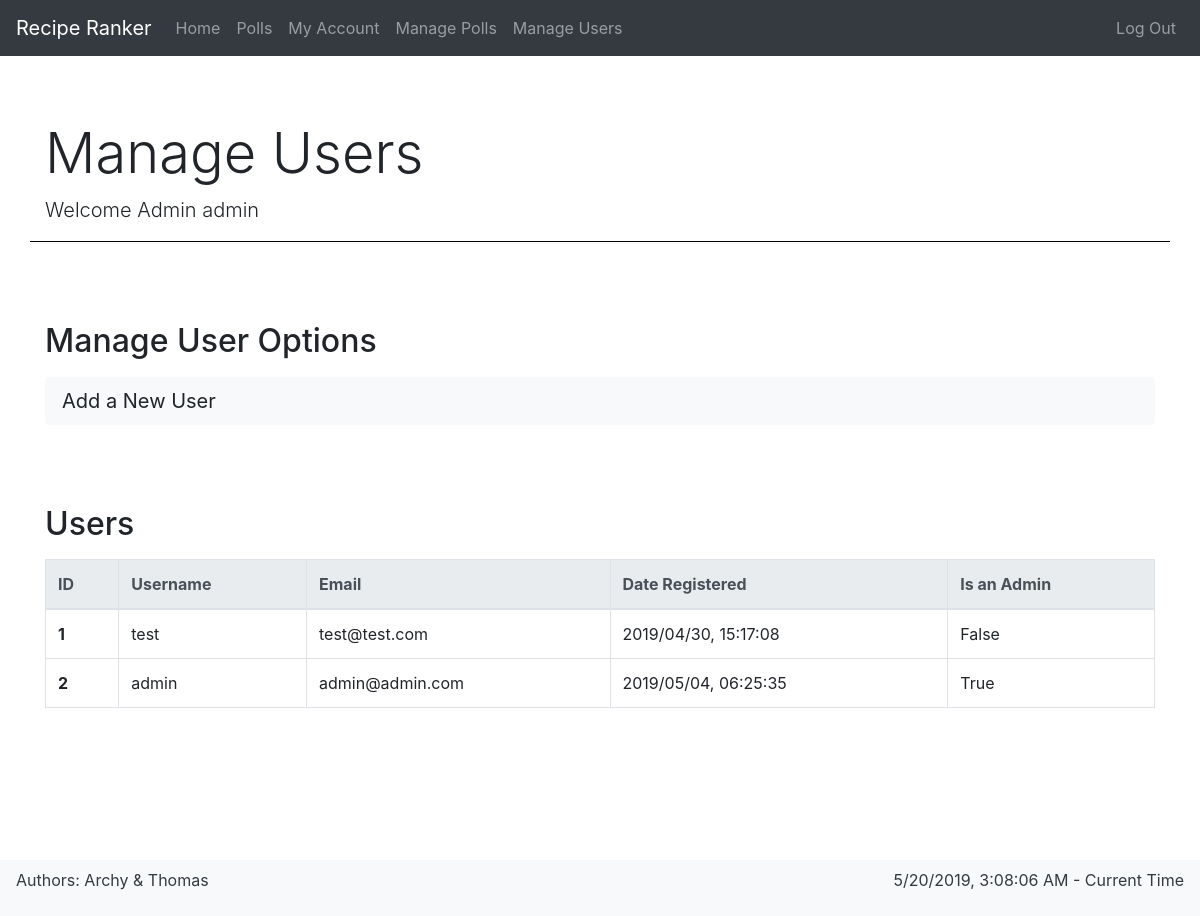
The page /manage_users (signed in) on the database as committed earlier.
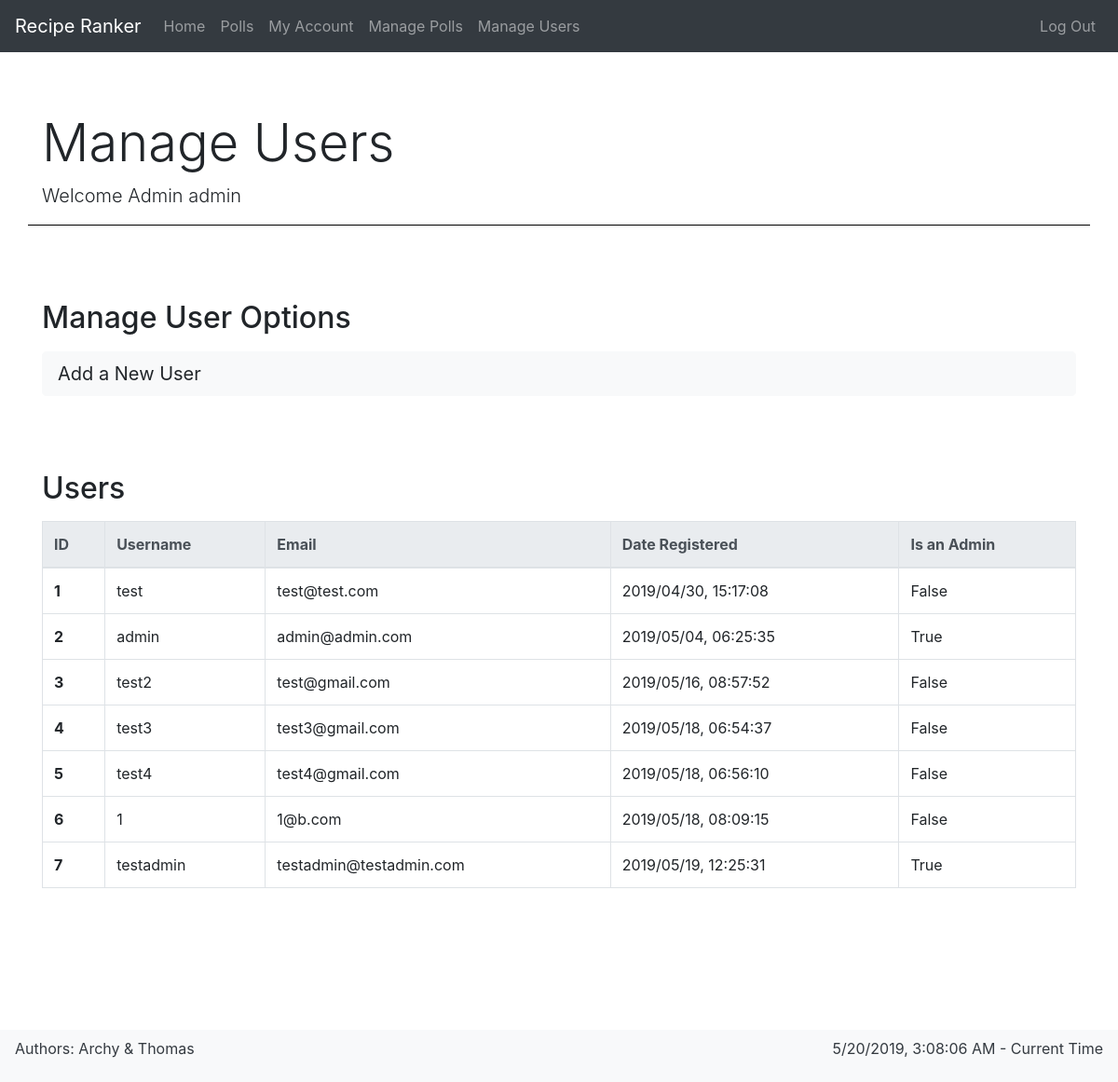
The same page on the database as committed later.
### app/models.py (models this page shows, shortened)
class User(UserMixin, db.Model):
    id = db.Column(
        db.Integer, primary_key=True)  # not null and unique by default
    username = db.Column(
        db.String(64), nullable=False, unique=True, index=True)
    email = db.Column(db.String(128), nullable=False, unique=True, index=True)
    password_hash = db.Column(db.String(128), nullable=False)
    date_registered = db.Column(
        db.DateTime, nullable=False, index=True, default=datetime.utcnow)
    is_admin = db.Column(db.Boolean, nullable=False, default=False)
    polls = db.relationship(
        "Poll", backref='creator', lazy='dynamic')
    recipes = db.relationship("Recipe", backref='contributor', lazy='dynamic')
    votes = db.relationship("Vote", backref='user', lazy='dynamic')

### app/routes.py (the view)
@app.route('/manage_users')
@login_required
def manage_users():
    if current_user.is_admin:
        return render_template(
            'manage_users.html',
            title='Manage Users',
            description='Welcome Admin ' + current_user.username,
            users=User)
    else:
        abort(403)

### app/models.py (called while the page is built)
@login_manager.user_loader
def load_user(id):
    return User.query.get(int(id))

### app/templates/manage_users.html
{% extends "base.html" %}
{% block content %}
<div class="row">
    <section class="col">
        <header>
            <h2>Manage User Options</h2>
        </header>
        <a class="btn btn-light btn-lg btn-block" href="{{ url_for('add_user') }}">Add a New User</a>
    </section>
</div>
<div class="row">
    <section class="col">
        <header>
            <h2>Users</h2>
        </header>
        <table class="table table-bordered table-hover table-responsive-md">
            <thead class="thead-light">
                <tr>
                    <th scope="col">ID</th>
                    <th scope="col">Username</th>
                    <th scope="col">Email</th>
                    <th scope="col">Date Registered</th>
                    <th scope="col">Is an Admin</th>
                </tr>
            </thead>
            <tbody>
                {% for u in users.query.all() %}
                <tr class='clickable-table-row' data-href="{{ url_for('user', user_id=u.id) }}">
                    <th scope="row">{{ u.id }}</th>
                    <td>{{ u.username }}</td>
                    <td>{{ u.email }}</td>
                    <td>{{ u.date_registered.strftime("%Y/%m/%d, %H:%M:%S") }}</td>
                    <td>{{ u.is_admin }}</td>
                </tr>
                {% endfor %}
            </tbody>
        </table>
    </section>
</div>
{% endblock %}

### app/templates/base.html (shortened to what this page needs)
<!DOCTYPE html>
<html lang="en">
<head>
    <link rel="stylesheet" type="text/css" href="/static/css/bootstrap.min.css" />
    <link rel="stylesheet" type="text/css" href="/static/css/style.css" />
</head>
<body>
    <nav class="navbar navbar-expand-sm navbar-dark bg-dark sticky-top">
        <a class="navbar-brand" href="/">Recipe Ranker</a>
        <div class="collapse navbar-collapse" id="collapsibleNavbar">
            <ul class="navbar-nav mr-auto">
                <li class="nav-item"><a class="nav-link" href="{{ url_for('index') }}">Home</a></li>
                {% if current_user.is_authenticated %}
                <li class="nav-item"><a class="nav-link" href="{{ url_for('polls') }}">Polls</a></li>
                <li class="nav-item"><a class="nav-link" href="{{ url_for('user', user_id=current_user.id) }}">My
                        Account</a></li>
                {% else %}
                <li class="nav-item"><a class="nav-link" href="{{ url_for('general_polls') }}">Polls</a></li>
                {% endif %}
                {% if current_user.is_admin %}
                <li class="nav-item"><a class="nav-link" href="{{ url_for('manage_polls') }}">Manage Polls</a></li>
                <li class="nav-item"><a class="nav-link" href="{{ url_for('manage_users') }}">Manage Users</a></li>
                {% endif %}
            </ul>
            <ul class="navbar-nav ml-auto">
                {% if current_user.is_anonymous %}
                <li class="nav-item"><a class="nav-link" href="{{ url_for('register') }}">Sign Up</a></li>
                <li class="nav-item"><a class="nav-link" href="{{ url_for('login') }}">Login</a></li>
                {% else %}
                <li class="nav-item"><a class="nav-link" href="{{ url_for('logout') }}">Log Out</a></li>
                {% endif %}
            </ul>
        </div>
    </nav>
    <main class="container m-auto">
        <header class="row">
            <div class="col">
                {% if title %}
                <h1 class="display-4">{{ title }}</h1>
                {% else %}
                <h1 class="display-4">Welcome to Recipe Ranker</h1>
                {% endif %}
                {% if description %}
                <p class="lead">{{ description }}</p>
                {% else %}
                <p class="lead">Recipe Ranker, a CITS3403 Project</p>
                {% endif %}
            </div>
        </header>
        {% block content %}{% endblock %}
    </main>
    <footer class="navbar bg-light text-dark fixed-bottom">
        <p>Authors: Archy & Thomas</p>
        <p id="current_time">Current Time</p>
    </footer>
</body>
</html>

### app/static/css/style.css (style rules this page uses)
body { padding-bottom: 10rem; }
main.container { padding-top: 2rem; }
main > header { margin-top: 2rem; margin-bottom: 2rem; border-bottom-color: #000; border-bottom-style: solid; border-bottom-width: 0.1rem; }
section > header { margin-top: 1rem; margin-bottom: 1rem; }
section { margin-top: 2rem; margin-bottom: 2rem; }
.btn-block { text-align: left; }
table tr[data-href] { cursor: pointer; }

Rows that differ between the two databases and show on the page:
added User: id "3", username "test2", email "test@gmail.com", date_registered "2019/05/16, 08:57:52", is_admin "False"
added User: id "4", username "test3", email "test3@gmail.com", date_registered "2019/05/18, 06:54:37", is_admin "False"
added User: id "5", username "test4", email "test4@gmail.com", date_registered "2019/05/18, 06:56:10", is_admin "False"
added User: id "6", username "1", email "1@b.com", date_registered "2019/05/18, 08:09:15", is_admin "False"
added User: id "7", username "testadmin", email "testadmin@testadmin.com", date_registered "2019/05/19, 12:25:31", is_admin "True"
